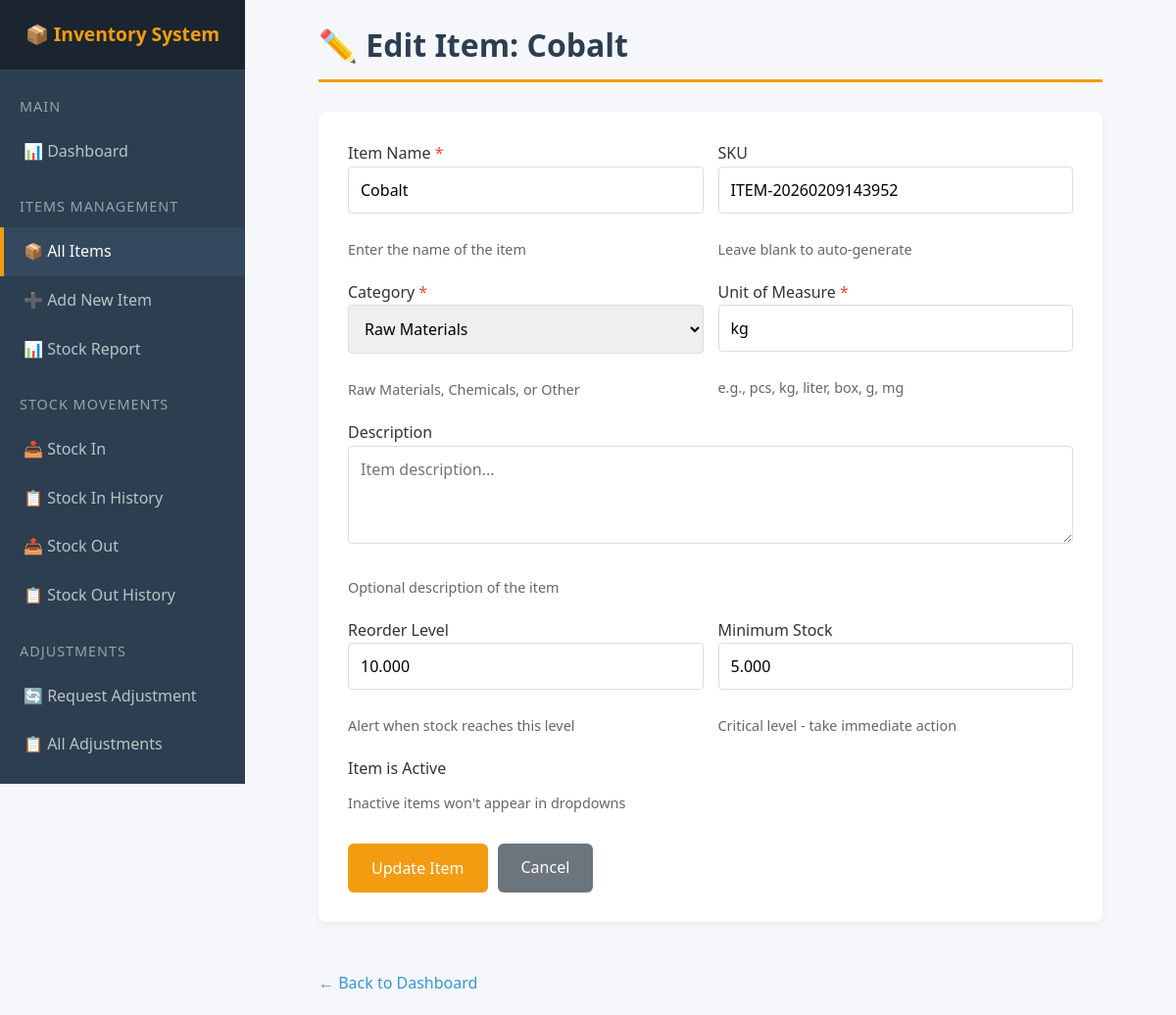
Screenshot of /inventory/items/1/update/ (signed in) with the database file from the repository.
### inventory/models.py (models this page shows, shortened)
class Item(models.Model):
    CATEGORY_CHOICES = [
        ('RAW_MATERIALS', 'Raw Materials'),
        ('CHEMICALS', 'Chemicals'),
        ('FINISHED_GOODS', 'Finished Goods'),
        ('OTHERS', 'Others'),
    ]
    name = models.CharField(max_length=100)
    category = models.CharField(max_length=50, choices=CATEGORY_CHOICES, default='RAW_MATERIALS')
    description = models.TextField(blank=True, null=True)
    sku = models.CharField(max_length=50, unique=True, blank=True, null=True, help_text="Stock Keeping Unit")
    unit_of_measure = models.CharField(max_length=20, default='kg', help_text="e.g., kg, pcs, liter, box")
    quantity = models.DecimalField(max_digits=15, decimal_places=3, default=Decimal('0.000'))
    reorder_level = models.DecimalField(max_digits=15, decimal_places=3, default=Decimal('10.000'))
    minimum_stock = models.DecimalField(max_digits=15, decimal_places=3, default=Decimal('5.000'))
    purchase_price = models.DecimalField(max_digits=12, decimal_places=2, default=0, help_text="Cost price in Tsh")
    selling_price = models.DecimalField(max_digits=12, decimal_places=2, default=0, help_text="Selling price in Tsh")
    created_at = models.DateTimeField(auto_now_add=True)
    updated_at = models.DateTimeField(auto_now=True)
    is_active = models.BooleanField(default=True)
    class Meta:
        ordering = ['name']
        verbose_name = 'Inventory Item'
        verbose_name_plural = 'Inventory Items'
        constraints = [
            models.UniqueConstraint(
                fields=['name'],
                name='unique_item_name',
                condition=models.Q(is_active=True),
            )
        ]

### inventory/views.py (the view)
# urls.py: path('items/<int:pk>/update/', views.item_update, name='item_update'),
@login_required
@group_required('Inventory')
def item_update(request, pk):
    item = get_object_or_404(Item, pk=pk)
    if request.method == 'POST':
        form = ItemForm(request.POST, instance=item)
        if form.is_valid():
            old_name = item.name  # Save old name
            old_qty = item.quantity  # Save old quantity
            form.save()
            audit_log(
                user=request.user,
                action='UPDATE',
                module='INVENTORY',
                object_type='Item',
                object_id=item.id,
                description=f'Updated inventory item: "{old_name}" → "{item.name}" (Qty: {old_qty} → {item.quantity})',
                request=request
            )
            messages.success(request, f'Item "{item.name}" updated successfully!')
            return redirect('inventory:item_detail', pk=item.pk)
    else:
        form = ItemForm(instance=item)
    return render(request, 'inventory/item_form.html', {'form': form, 'item': item})

### inventory/forms.py (shortened to what this page needs)
class ItemForm(forms.ModelForm):
    class Meta:
        model = Item
        fields = [
            'name', 'sku', 'category', 'description',
            'unit_of_measure', 'reorder_level', 'minimum_stock'
        ]
        widgets = {
            'name': forms.TextInput(attrs={'class': 'form-control', 'placeholder': 'Item Name'}),
            'sku': forms.TextInput(attrs={'class': 'form-control', 'placeholder': 'SKU-001'}),
            'category': forms.Select(attrs={'class': 'form-control'}),
            'description': forms.Textarea(attrs={'class': 'form-control', 'rows': 3, 'placeholder': 'Item description...'}),
            'unit_of_measure': forms.TextInput(attrs={'class': 'form-control', 'placeholder': 'kg, pcs, liter'}),
            'reorder_level': forms.NumberInput(attrs={'class': 'form-control', 'min': 0, 'step': '0.001'}),
            'minimum_stock': forms.NumberInput(attrs={'class': 'form-control', 'min': 0, 'step': '0.001'}),
        }
        help_texts = {
            'sku': 'Leave blank to auto-generate',
            'reorder_level': 'Alert when stock reaches this level',
            'minimum_stock': 'Critical level - take immediate action',
        }

### finance/context_processors.py (called while the page is built)
def finance_context(request):
    if request.user.is_authenticated and request.user.is_superuser:
        finance_pending_requests = FinanceEditRequest.objects.filter(
            status='Pending'
        ).count()
    else:
        finance_pending_requests = 0
    return {
        'finance_pending_requests': finance_pending_requests,
    }

### hr/context_processors.py (called while the page is built, shortened)
def leave_counts(request):
    if not request.user.is_authenticated:
        return {}
    pending_count = 0
    user_is_manager = request.user.groups.filter(name='Manager').exists()
    try:
        from .models import LeaveRequest, Employee
    except ImportError:
        pass
    return {
    'hr_pending_leaves': pending_count,
    'user_is_manager': user_is_manager,
    }

### inventory/views.py (called while the page is built)
def group_required(group_name):
    def decorator(view_func):
        @wraps(view_func)
        def _wrapped_view(request, *args, **kwargs):
            if request.user.groups.filter(name=group_name).exists() or request.user.is_superuser:
                return view_func(request, *args, **kwargs)
            else:
                messages.error(request, "You don't have permission to access this page.")
                return redirect('inventory:dashboard')  # Redirect to inventory dashboard
        return _wrapped_view
    return decorator

### inventory/templates/inventory/item_form.html (shortened to what this page needs)
{% extends 'inventory/base.html' %}
{% load static %}
{% block extra_css %}
<link rel="stylesheet" href="{% static 'inventory/css/forms.css' %}">
{% endblock %}
{% block content %}
<h1>{% if item %}✏️ Edit Item: {{ item.name }}{% else %}➕ Add New Inventory Item{% endif %}</h1>
<div class="form-card">
    <form method="POST" id="itemForm">
        <div class="form-row">
            <div class="form-group">
                <label for="id_name" class="required">Item Name</label>
                {{ form.name }}
                <div class="help-text">Enter the name of the item</div>
            </div>
            <div class="form-group">
                <label for="id_sku">SKU</label>
                {{ form.sku }}
                <div class="help-text">Leave blank to auto-generate</div>
            </div>
        </div>
        <div class="form-row">
            <div class="form-group">
                <label for="id_category" class="required">Category</label>
                {{ form.category }}
                <div class="help-text">Raw Materials, Chemicals, or Other</div>
            </div>
            <div class="form-group">
                <label for="id_unit_of_measure" class="required">Unit of Measure</label>
                {{ form.unit_of_measure }}
                <div class="help-text">e.g., pcs, kg, liter, box, g, mg</div>
            </div>
        </div>
        <div class="form-group">
            <label for="id_description">Description</label>
            {{ form.description }}
            <div class="help-text">Optional description of the item</div>
        </div>
        <div class="form-row">
            <div class="form-group">
                <label for="id_reorder_level">Reorder Level</label>
                {{ form.reorder_level }}
                <div class="help-text">Alert when stock reaches this level</div>
            </div>
            <div class="form-group">
                <label for="id_minimum_stock">Minimum Stock</label>
                {{ form.minimum_stock }}
                <div class="help-text">Critical level - take immediate action</div>
            </div>
        </div>
        <div class="form-group">
            <div class="checkbox-group">
                <label for="id_is_active">Item is Active</label>
            </div>
            <div class="help-text">Inactive items won't appear in dropdowns</div>
        </div>
        <div class="actions">
            <button type="submit" class="btn btn-success" id="submitBtn">
                {% if item %}Update Item{% else %}Create Item{% endif %}
            </button>
            <a href="{% if item %}{% url 'inventory:item_detail' item.pk %}{% else %}{% url 'inventory:item_list' %}{% endif %}"
               class="btn btn-secondary">Cancel</a>
        </div>
    </form>
</div>
<a href="{% url 'inventory:dashboard' %}" class="back-link">← Back to Dashboard</a>
{% endblock %}

### inventory/static/inventory/css/base.css (style rules this page uses)
* { font-family: 'Segoe UI', sans-serif; margin: 0; padding: 0; box-sizing: border-box; }
body { background: #f5f7fa; color: #333; line-height: 1.6; display: flex; min-height: 100vh; }
h1 { color: #2c3e50; margin-bottom: 20px; padding-bottom: 10px; border-bottom: 3px solid #f39c12; }
.btn { padding: 10px 20px; background: #3498db; color: white; text-decoration: none; border-radius: 6px; font-weight: 500; display: inline-block; cursor: pointer; border: none; font-size: 0.95em; transition: background 0.3s; }
.btn-secondary { background: #6c757d; }
.btn-success { background: #27ae60; }

### inventory/static/inventory/css/components.css (style rules this page uses)
.btn { padding: 10px 20px; background: #3498db; color: white; text-decoration: none; border-radius: 6px; font-weight: 500; display: inline-block; cursor: pointer; border: none; font-size: 0.95em; transition: background 0.3s; }
.btn-success { background: #27ae60; }
.btn-secondary { background: #6c757d; }

### inventory/static/inventory/css/forms.css (style rules this page uses)
.required::after { content: " *"; color: #e74c3c; }
.form-control, .form-select, textarea.form-control { width: 100%; padding: 12px; border: 1px solid #ddd; border-radius: 4px; font-size: 1em; margin-bottom: 20px; box-sizing: border-box; transition: border-color 0.3s, box-shadow 0.3s; }
textarea.form-control { min-height: 100px; resize: vertical; }
.btn { padding: 12px 24px; background: #f39c12; color: white; text-decoration: none; border-radius: 6px; font-weight: 500; display: inline-block; border: none; cursor: pointer; font-size: 1em; transition: background 0.3s; }
.btn-secondary { background: #6c757d; }
.back-link { display: inline-block; margin-top: 20px; color: #3498db; text-decoration: none; font-weight: 500; }

### inventory/templates/inventory/item_form.html (style rules this page uses)
h1 { color: #2c3e50; margin-bottom: 30px; padding-bottom: 10px; border-bottom: 3px solid #f39c12; }
.form-card { background: white; padding: 30px; border-radius: 8px; box-shadow: 0 2px 10px rgba(0,0,0,0.05); margin-bottom: 30px; }
.form-group { margin-bottom: 20px; }
.help-text { font-size: 0.9em; color: #666; margin-top: 5px; }
.form-row { display: flex; gap: 15px; }
.form-row .form-group { flex: 1; }
.checkbox-group { display: flex; align-items: center; gap: 10px; margin-bottom: 10px; }
.checkbox-group label { margin-bottom: 0; cursor: pointer; }
.actions { display: flex; gap: 10px; margin-top: 30px; }
.back-link { display: inline-block; margin-top: 20px; color: #3498db; text-decoration: none; font-weight: 500; }
.required::after { content: " *"; color: #e74c3c; }

### rows the page displays
Item: name "Cobalt", sku "ITEM-20260209143952", category "Raw Materials", unit_of_measure "kg", reorder_level "10.000", minimum_stock "5.000"
